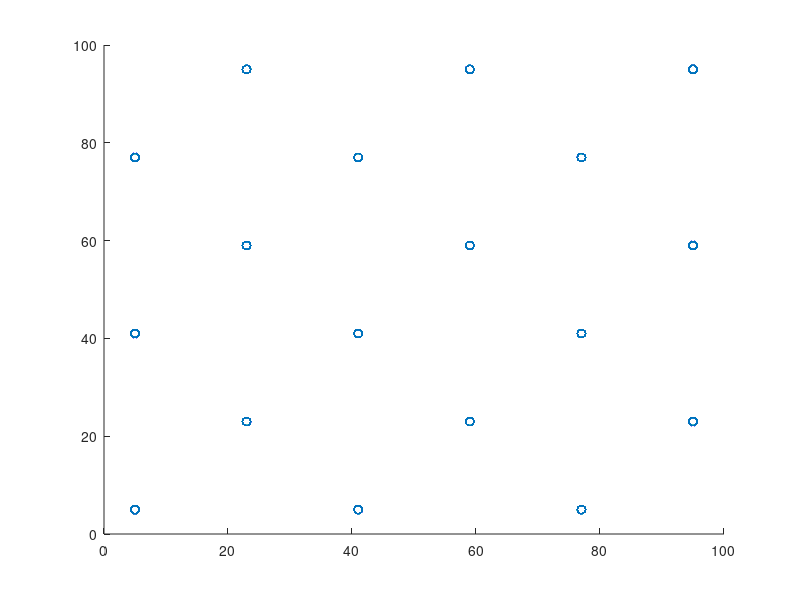

MATLAB code to generate this figure:
function [visualInputMatrix] = createMaddoxInput()
%   Create a 6000X3 matrix where the rows are representative of each
%   trial, and the columns are:
%       (1) X coordinate
%       (2) Y coordinate
%       (3) "Group" that coordinate belongs to (i.e., short, medium, or
%       long)
    x_values = [5, 23, 41, 59, 77, 95];
    y_values = x_values;
    grouping = ['L', 'M', 'S', 'S', 'M', 'L'];
    
%     [X, Y] = meshgrid(x_values, y_values);
%     all_points = reshape(cat(2, X', Y'), [], 2);
%     scatter(all_points(:, 1), all_points(:, 2));
%     axis([0 100 0 100]);

    visualInputMatrix = zeros(6000,3);
    
    for row=1:size(visualInputMatrix, 1)
        x = randi(6);
        y = randi(3)*2 - mod(x,2);
        disp(y)
        visualInputMatrix(row,:) = [x_values(x), y_values(y), grouping(x)];
    end
    
    scatter(visualInputMatrix(:,1), visualInputMatrix(:,2));
    axis([0 100 0 100]);
    
    return;
end

